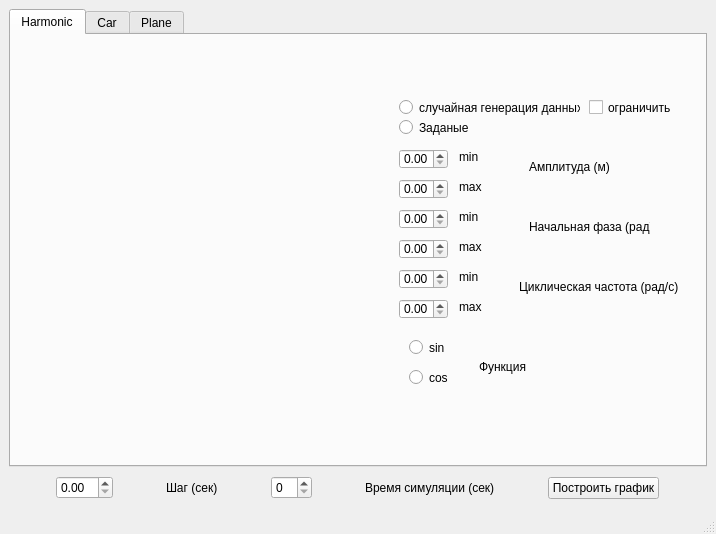
<?xml version="1.0" encoding="UTF-8"?>
<ui version="4.0">
 <class>MainWindow</class>
 <widget class="QMainWindow" name="MainWindow">
  <property name="geometry">
   <rect>
    <x>0</x>
    <y>0</y>
    <width>716</width>
    <height>534</height>
   </rect>
  </property>
  <property name="sizePolicy">
   <sizepolicy hsizetype="Fixed" vsizetype="Fixed">
    <horstretch>0</horstretch>
    <verstretch>0</verstretch>
   </sizepolicy>
  </property>
  <property name="minimumSize">
   <size>
    <width>690</width>
    <height>450</height>
   </size>
  </property>
  <property name="windowTitle">
   <string>MainWindow</string>
  </property>
  <widget class="QWidget" name="centralwidget">
   <layout class="QVBoxLayout" name="verticalLayout_2">
    <item>
     <widget class="QTabWidget" name="tabWidget">
      <property name="sizePolicy">
       <sizepolicy hsizetype="Preferred" vsizetype="Preferred">
        <horstretch>0</horstretch>
        <verstretch>0</verstretch>
       </sizepolicy>
      </property>
      <property name="minimumSize">
       <size>
        <width>0</width>
        <height>0</height>
       </size>
      </property>
      <property name="currentIndex">
       <number>0</number>
      </property>
      <widget class="QWidget" name="tab">
       <attribute name="title">
        <string>Harmonic</string>
       </attribute>
       <layout class="QHBoxLayout" name="horizontalLayout">
        <item>
         <widget class="QCustomPlot" name="widget" native="true">
          <property name="sizePolicy">
           <sizepolicy hsizetype="Preferred" vsizetype="Fixed">
            <horstretch>0</horstretch>
            <verstretch>0</verstretch>
           </sizepolicy>
          </property>
          <property name="minimumSize">
           <size>
            <width>350</width>
            <height>350</height>
           </size>
          </property>
         </widget>
        </item>
        <item>
         <widget class="QWidget" name="widget_2" native="true">
          <property name="sizePolicy">
           <sizepolicy hsizetype="Fixed" vsizetype="Fixed">
            <horstretch>0</horstretch>
            <verstretch>0</verstretch>
           </sizepolicy>
          </property>
          <property name="minimumSize">
           <size>
            <width>317</width>
            <height>321</height>
           </size>
          </property>
          <widget class="QRadioButton" name="radioButton">
           <property name="enabled">
            <bool>true</bool>
           </property>
           <property name="geometry">
            <rect>
             <x>20</x>
             <y>10</y>
             <width>181</width>
             <height>17</height>
            </rect>
           </property>
           <property name="mouseTracking">
            <bool>true</bool>
           </property>
           <property name="text">
            <string>случайная генерация данных </string>
           </property>
           <property name="checkable">
            <bool>true</bool>
           </property>
           <property name="checked">
            <bool>false</bool>
           </property>
           <property name="autoRepeat">
            <bool>false</bool>
           </property>
          </widget>
          <widget class="QRadioButton" name="radioButton_2">
           <property name="geometry">
            <rect>
             <x>20</x>
             <y>30</y>
             <width>71</width>
             <height>17</height>
            </rect>
           </property>
           <property name="mouseTracking">
            <bool>true</bool>
           </property>
           <property name="text">
            <string>Заданые</string>
           </property>
          </widget>
          <widget class="QDoubleSpinBox" name="doubleSpinBox_6">
           <property name="geometry">
            <rect>
             <x>20</x>
             <y>60</y>
             <width>49</width>
             <height>20</height>
            </rect>
           </property>
           <property name="contextMenuPolicy">
            <enum>Qt::DefaultContextMenu</enum>
           </property>
           <property name="layoutDirection">
            <enum>Qt::LeftToRight</enum>
           </property>
           <property name="inputMethodHints">
            <set>Qt::ImhFormattedNumbersOnly</set>
           </property>
           <property name="wrapping">
            <bool>false</bool>
           </property>
           <property name="frame">
            <bool>true</bool>
           </property>
           <property name="specialValueText">
            <string/>
           </property>
           <property name="correctionMode">
            <enum>QAbstractSpinBox::CorrectToPreviousValue</enum>
           </property>
           <property name="stepType">
            <enum>QAbstractSpinBox::DefaultStepType</enum>
           </property>
          </widget>
          <widget class="QDoubleSpinBox" name="doubleSpinBox_5">
           <property name="geometry">
            <rect>
             <x>20</x>
             <y>90</y>
             <width>49</width>
             <height>20</height>
            </rect>
           </property>
          </widget>
          <widget class="QDoubleSpinBox" name="doubleSpinBox_8">
           <property name="geometry">
            <rect>
             <x>20</x>
             <y>120</y>
             <width>49</width>
             <height>20</height>
            </rect>
           </property>
          </widget>
          <widget class="QDoubleSpinBox" name="doubleSpinBox">
           <property name="geometry">
            <rect>
             <x>20</x>
             <y>150</y>
             <width>49</width>
             <height>20</height>
            </rect>
           </property>
          </widget>
          <widget class="QDoubleSpinBox" name="doubleSpinBox_7">
           <property name="geometry">
            <rect>
             <x>20</x>
             <y>180</y>
             <width>49</width>
             <height>20</height>
            </rect>
           </property>
          </widget>
          <widget class="QDoubleSpinBox" name="doubleSpinBox_2">
           <property name="geometry">
            <rect>
             <x>20</x>
             <y>210</y>
             <width>49</width>
             <height>20</height>
            </rect>
           </property>
          </widget>
          <widget class="QRadioButton" name="radioButton_4">
           <property name="geometry">
            <rect>
             <x>30</x>
             <y>250</y>
             <width>36</width>
             <height>17</height>
            </rect>
           </property>
           <property name="text">
            <string>sin</string>
           </property>
           <attribute name="buttonGroup">
            <string notr="true">buttonGroup</string>
           </attribute>
          </widget>
          <widget class="QRadioButton" name="radioButton_3">
           <property name="geometry">
            <rect>
             <x>30</x>
             <y>280</y>
             <width>39</width>
             <height>17</height>
            </rect>
           </property>
           <property name="text">
            <string>cos</string>
           </property>
           <attribute name="buttonGroup">
            <string notr="true">buttonGroup</string>
           </attribute>
          </widget>
          <widget class="QLabel" name="label_2">
           <property name="geometry">
            <rect>
             <x>80</x>
             <y>60</y>
             <width>31</width>
             <height>16</height>
            </rect>
           </property>
           <property name="text">
            <string>min</string>
           </property>
          </widget>
          <widget class="QLabel" name="label_3">
           <property name="geometry">
            <rect>
             <x>80</x>
             <y>90</y>
             <width>31</width>
             <height>16</height>
            </rect>
           </property>
           <property name="text">
            <string>max</string>
           </property>
          </widget>
          <widget class="QLabel" name="label_7">
           <property name="geometry">
            <rect>
             <x>80</x>
             <y>120</y>
             <width>31</width>
             <height>16</height>
            </rect>
           </property>
           <property name="text">
            <string>min</string>
           </property>
          </widget>
          <widget class="QLabel" name="label_8">
           <property name="geometry">
            <rect>
             <x>80</x>
             <y>150</y>
             <width>31</width>
             <height>16</height>
            </rect>
           </property>
           <property name="text">
            <string>max</string>
           </property>
          </widget>
          <widget class="QLabel" name="label_4">
           <property name="geometry">
            <rect>
             <x>80</x>
             <y>180</y>
             <width>31</width>
             <height>16</height>
            </rect>
           </property>
           <property name="text">
            <string>min</string>
           </property>
          </widget>
          <widget class="QLabel" name="label_5">
           <property name="geometry">
            <rect>
             <x>80</x>
             <y>210</y>
             <width>31</width>
             <height>16</height>
            </rect>
           </property>
           <property name="text">
            <string>max</string>
           </property>
          </widget>
          <widget class="QLabel" name="label_9">
           <property name="geometry">
            <rect>
             <x>150</x>
             <y>130</y>
             <width>121</width>
             <height>16</height>
            </rect>
           </property>
           <property name="text">
            <string>Начальная фаза (рад)</string>
           </property>
          </widget>
          <widget class="QLabel" name="label">
           <property name="geometry">
            <rect>
             <x>150</x>
             <y>70</y>
             <width>81</width>
             <height>16</height>
            </rect>
           </property>
           <property name="text">
            <string>Амплитуда (м)</string>
           </property>
          </widget>
          <widget class="QCheckBox" name="checkBox">
           <property name="geometry">
            <rect>
             <x>210</x>
             <y>10</y>
             <width>91</width>
             <height>17</height>
            </rect>
           </property>
           <property name="text">
            <string>ограничить</string>
           </property>
          </widget>
          <widget class="QLabel" name="label_6">
           <property name="geometry">
            <rect>
             <x>140</x>
             <y>190</y>
             <width>161</width>
             <height>16</height>
            </rect>
           </property>
           <property name="text">
            <string>Циклическая частота (рад/с)</string>
           </property>
          </widget>
          <widget class="QLabel" name="label_10">
           <property name="geometry">
            <rect>
             <x>100</x>
             <y>270</y>
             <width>61</width>
             <height>16</height>
            </rect>
           </property>
           <property name="text">
            <string>Функция</string>
           </property>
          </widget>
         </widget>
        </item>
       </layout>
      </widget>
      <widget class="QWidget" name="tab_2">
       <attribute name="title">
        <string>Car</string>
       </attribute>
       <layout class="QHBoxLayout" name="horizontalLayout_3">
        <item>
         <widget class="QCustomPlot" name="widget_3" native="true">
          <property name="sizePolicy">
           <sizepolicy hsizetype="Fixed" vsizetype="Fixed">
            <horstretch>0</horstretch>
            <verstretch>0</verstretch>
           </sizepolicy>
          </property>
          <property name="minimumSize">
           <size>
            <width>350</width>
            <height>350</height>
           </size>
          </property>
         </widget>
        </item>
        <item>
         <widget class="QWidget" name="widget_4" native="true">
          <property name="sizePolicy">
           <sizepolicy hsizetype="Fixed" vsizetype="Fixed">
            <horstretch>0</horstretch>
            <verstretch>0</verstretch>
           </sizepolicy>
          </property>
          <property name="minimumSize">
           <size>
            <width>320</width>
            <height>365</height>
           </size>
          </property>
          <widget class="QDoubleSpinBox" name="doubleSpinBox_3">
           <property name="geometry">
            <rect>
             <x>30</x>
             <y>160</y>
             <width>62</width>
             <height>22</height>
            </rect>
           </property>
          </widget>
          <widget class="QDoubleSpinBox" name="doubleSpinBox_9">
           <property name="geometry">
            <rect>
             <x>30</x>
             <y>190</y>
             <width>62</width>
             <height>22</height>
            </rect>
           </property>
          </widget>
          <widget class="QDoubleSpinBox" name="doubleSpinBox_10">
           <property name="geometry">
            <rect>
             <x>30</x>
             <y>220</y>
             <width>62</width>
             <height>22</height>
            </rect>
           </property>
          </widget>
          <widget class="QDoubleSpinBox" name="doubleSpinBox_11">
           <property name="geometry">
            <rect>
             <x>30</x>
             <y>250</y>
             <width>62</width>
             <height>22</height>
            </rect>
           </property>
          </widget>
          <widget class="QDoubleSpinBox" name="doubleSpinBox_12">
           <property name="geometry">
            <rect>
             <x>30</x>
             <y>280</y>
             <width>62</width>
             <height>22</height>
            </rect>
           </property>
          </widget>
          <widget class="QDoubleSpinBox" name="doubleSpinBox_13">
           <property name="geometry">
            <rect>
             <x>30</x>
             <y>310</y>
             <width>62</width>
             <height>22</height>
            </rect>
           </property>
          </widget>
          <widget class="QDoubleSpinBox" name="doubleSpinBox_14">
           <property name="geometry">
            <rect>
             <x>30</x>
             <y>100</y>
             <width>62</width>
             <height>22</height>
            </rect>
           </property>
          </widget>
          <widget class="QDoubleSpinBox" name="doubleSpinBox_15">
           <property name="geometry">
            <rect>
             <x>30</x>
             <y>130</y>
             <width>62</width>
             <height>22</height>
            </rect>
           </property>
          </widget>
          <widget class="QRadioButton" name="radioButton_5">
           <property name="geometry">
            <rect>
             <x>20</x>
             <y>10</y>
             <width>181</width>
             <height>17</height>
            </rect>
           </property>
           <property name="text">
            <string>случайная генерация данных </string>
           </property>
           <attribute name="buttonGroup">
            <string notr="true">buttonGroup_2</string>
           </attribute>
          </widget>
          <widget class="QRadioButton" name="radioButton_6">
           <property name="geometry">
            <rect>
             <x>20</x>
             <y>40</y>
             <width>82</width>
             <height>17</height>
            </rect>
           </property>
           <property name="text">
            <string>Заданые</string>
           </property>
           <attribute name="buttonGroup">
            <string notr="true">buttonGroup_2</string>
           </attribute>
          </widget>
          <widget class="QCheckBox" name="checkBox_2">
           <property name="geometry">
            <rect>
             <x>210</x>
             <y>10</y>
             <width>91</width>
             <height>17</height>
            </rect>
           </property>
           <property name="text">
            <string>ограничить</string>
           </property>
          </widget>
          <widget class="QLabel" name="label_13">
           <property name="geometry">
            <rect>
             <x>100</x>
             <y>100</y>
             <width>31</width>
             <height>16</height>
            </rect>
           </property>
           <property name="text">
            <string>min</string>
           </property>
          </widget>
          <widget class="QLabel" name="label_14">
           <property name="geometry">
            <rect>
             <x>100</x>
             <y>130</y>
             <width>31</width>
             <height>16</height>
            </rect>
           </property>
           <property name="text">
            <string>max</string>
           </property>
          </widget>
          <widget class="QLabel" name="label_15">
           <property name="geometry">
            <rect>
             <x>100</x>
             <y>160</y>
             <width>31</width>
             <height>16</height>
            </rect>
           </property>
           <property name="text">
            <string>min</string>
           </property>
          </widget>
          <widget class="QLabel" name="label_16">
           <property name="geometry">
            <rect>
             <x>100</x>
             <y>190</y>
             <width>31</width>
             <height>16</height>
            </rect>
           </property>
           <property name="text">
            <string>max</string>
           </property>
          </widget>
          <widget class="QLabel" name="label_17">
           <property name="geometry">
            <rect>
             <x>100</x>
             <y>220</y>
             <width>31</width>
             <height>16</height>
            </rect>
           </property>
           <property name="text">
            <string>min</string>
           </property>
          </widget>
          <widget class="QLabel" name="label_18">
           <property name="geometry">
            <rect>
             <x>100</x>
             <y>250</y>
             <width>31</width>
             <height>16</height>
            </rect>
           </property>
           <property name="text">
            <string>max</string>
           </property>
          </widget>
          <widget class="QLabel" name="label_19">
           <property name="geometry">
            <rect>
             <x>100</x>
             <y>280</y>
             <width>31</width>
             <height>16</height>
            </rect>
           </property>
           <property name="text">
            <string>min</string>
           </property>
          </widget>
          <widget class="QLabel" name="label_20">
           <property name="geometry">
            <rect>
             <x>100</x>
             <y>310</y>
             <width>31</width>
             <height>16</height>
            </rect>
           </property>
           <property name="text">
            <string>max</string>
           </property>
          </widget>
          <widget class="QLabel" name="label_21">
           <property name="geometry">
            <rect>
             <x>160</x>
             <y>110</y>
             <width>111</width>
             <height>21</height>
            </rect>
           </property>
           <property name="text">
            <string>уровень топлива</string>
           </property>
          </widget>
          <widget class="QLabel" name="label_22">
           <property name="geometry">
            <rect>
             <x>160</x>
             <y>180</y>
             <width>101</width>
             <height>21</height>
            </rect>
           </property>
           <property name="text">
            <string>скорость (км/ч)</string>
           </property>
          </widget>
          <widget class="QLabel" name="label_23">
           <property name="geometry">
            <rect>
             <x>160</x>
             <y>240</y>
             <width>81</width>
             <height>21</height>
            </rect>
           </property>
           <property name="text">
            <string>обороты</string>
           </property>
          </widget>
          <widget class="QLabel" name="label_24">
           <property name="geometry">
            <rect>
             <x>160</x>
             <y>290</y>
             <width>141</width>
             <height>21</height>
            </rect>
           </property>
           <property name="text">
            <string>температура двигателя</string>
           </property>
          </widget>
         </widget>
        </item>
       </layout>
      </widget>
      <widget class="QWidget" name="tab_3">
       <attribute name="title">
        <string>Plane</string>
       </attribute>
       <layout class="QVBoxLayout" name="verticalLayout"/>
      </widget>
     </widget>
    </item>
    <item>
     <layout class="QHBoxLayout" name="horizontalLayout_2">
      <item>
       <widget class="QDoubleSpinBox" name="doubleSpinBox_4">
        <property name="enabled">
         <bool>true</bool>
        </property>
        <property name="sizePolicy">
         <sizepolicy hsizetype="Fixed" vsizetype="Fixed">
          <horstretch>0</horstretch>
          <verstretch>0</verstretch>
         </sizepolicy>
        </property>
        <property name="minimumSize">
         <size>
          <width>23</width>
          <height>15</height>
         </size>
        </property>
        <property name="styleSheet">
         <string notr="true"/>
        </property>
        <property name="stepType">
         <enum>QAbstractSpinBox::AdaptiveDecimalStepType</enum>
        </property>
       </widget>
      </item>
      <item>
       <widget class="QLabel" name="label_11">
        <property name="sizePolicy">
         <sizepolicy hsizetype="Fixed" vsizetype="Fixed">
          <horstretch>0</horstretch>
          <verstretch>0</verstretch>
         </sizepolicy>
        </property>
        <property name="minimumSize">
         <size>
          <width>30</width>
          <height>30</height>
         </size>
        </property>
        <property name="text">
         <string>Шаг (сек)</string>
        </property>
       </widget>
      </item>
      <item>
       <widget class="QSpinBox" name="spinBox">
        <property name="sizePolicy">
         <sizepolicy hsizetype="Fixed" vsizetype="Fixed">
          <horstretch>0</horstretch>
          <verstretch>0</verstretch>
         </sizepolicy>
        </property>
        <property name="minimumSize">
         <size>
          <width>32</width>
          <height>15</height>
         </size>
        </property>
       </widget>
      </item>
      <item>
       <widget class="QLabel" name="label_12">
        <property name="sizePolicy">
         <sizepolicy hsizetype="Fixed" vsizetype="Fixed">
          <horstretch>0</horstretch>
          <verstretch>0</verstretch>
         </sizepolicy>
        </property>
        <property name="minimumSize">
         <size>
          <width>30</width>
          <height>30</height>
         </size>
        </property>
        <property name="text">
         <string>Время симуляции (сек)</string>
        </property>
       </widget>
      </item>
      <item>
       <widget class="QPushButton" name="pushButton">
        <property name="sizePolicy">
         <sizepolicy hsizetype="Fixed" vsizetype="Fixed">
          <horstretch>0</horstretch>
          <verstretch>0</verstretch>
         </sizepolicy>
        </property>
        <property name="minimumSize">
         <size>
          <width>50</width>
          <height>20</height>
         </size>
        </property>
        <property name="text">
         <string>Построить график</string>
        </property>
       </widget>
      </item>
     </layout>
    </item>
   </layout>
  </widget>
  <widget class="QMenuBar" name="menubar">
   <property name="geometry">
    <rect>
     <x>0</x>
     <y>0</y>
     <width>716</width>
     <height>21</height>
    </rect>
   </property>
  </widget>
  <widget class="QStatusBar" name="statusbar"/>
 </widget>
 <customwidgets>
  <customwidget>
   <class>QCustomPlot</class>
   <extends>QWidget</extends>
   <header>qcustomplot.h</header>
   <container>1</container>
  </customwidget>
 </customwidgets>
 <resources/>
 <connections/>
 <buttongroups>
  <buttongroup name="buttonGroup_2"/>
  <buttongroup name="buttonGroup"/>
 </buttongroups>
</ui>
